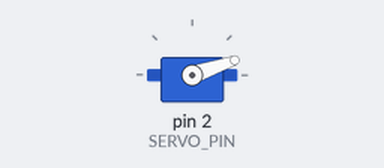
Bench run of a sketch on a simulated Arduino Uno, built with avr-gcc and run on an emulated ATmega328P. Shown: servo.

Above: at 0.05 s.
At 0.35 s:
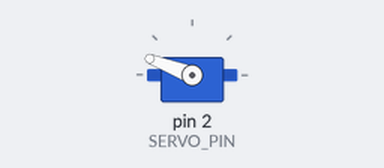
At 0.45 s:
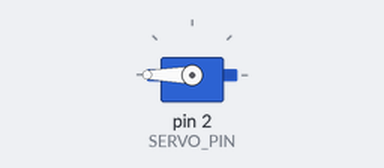
At 0.85 s:
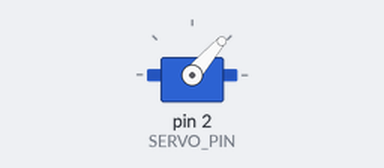
Timing chart, 0 to 3.0 s (numbered marks = the images above):
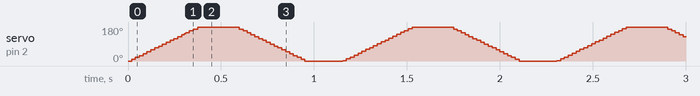

The sketch:

Code.ino
```cpp
#include <Servo.h>

#define SERVO_PIN 2   // Define servo signal pin

Servo myServo;        // Create a servo object

void setup() {
  myServo.attach(SERVO_PIN);  // Attach servo to pin 2
}

void loop() {
  // Move servo forward from 0° to 180°
  for (int pos = 0; pos <= 180; pos += 1) { //change degree value to go faster or slower
    myServo.write(pos);
    delay(2);  // Allow time for servo to move,change delay as per requirement
  }

  delay(200);  // Short pause at the end position

  // Move servo backward from 180° to 0°
  for (int pos = 180; pos >= 0; pos -= 1) { //change degree value to go faster or slower
    myServo.write(pos);
    delay(2);
  }

  delay(200);  // Short pause at the start position
}
```
